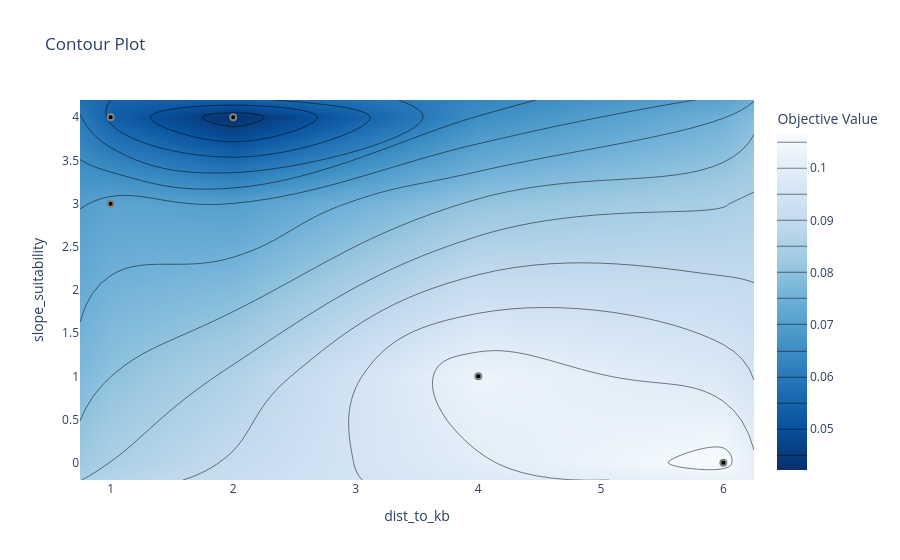

The notebook cell this image was saved under:
### Code cell
#optuna.visualization.plot_parallel_coordinate(study)
#optuna.visualization.plot_slice(study)
available_params = set()
for trial in study.trials:
    available_params.update(trial.params.keys())

optuna.visualization.plot_contour(study, params=['slope_suitability','dist_to_kb'])
#print(available_params)

### Figure 1 — Plotly figure (JSON) as saved in the notebook; plotly's stock layout.template omitted (floating-point values rounded to 4 significant figures)
{"data": [{"colorbar": {"title": {"text": "Objective Value"}}, "colorscale": [[0.0, "rgb(247,251,255)"], [0.125, "rgb(222,235,247)"], [0.25, "rgb(198,219,239)"], [0.375, "rgb(158,202,225)"], [0.5, "rgb(107,174,214)"], [0.625, "rgb(66,146,198)"], [0.75, "rgb(33,113,181)"], [0.875, "rgb(8,81,156)"], [1.0, "rgb(8,48,107)"]], "connectgaps": true, "contours": {"coloring": "heatmap"}, "hoverinfo": "none", "line": {"smoothing": 1.3}, "reversescale": true, "x": [0.75, 1, 2, 4, 6, 6.25], "y": [-0.2, 0, 1, 3, 4, 4.2], "z": [[null, null, null, null, null, null], [null, null, null, null, 0.1066, null], [null, null, null, 0.1032, null, null], [null, 0.07145, null, null, null, null], [null, 0.05381, 0.04205, null, null, null], [null, null, null, null, null, null]], "type": "contour"}, {"marker": {"color": "black", "line": {"color": "Gray", "width": 2.0}}, "mode": "markers", "name": "Feasible Trial", "showlegend": false, "x": [2, 6, 1, 1, 4], "y": [4, 0, 4, 3, 1], "type": "scatter"}, {"marker": {"color": "#cccccc", "line": {"color": "Gray", "width": 2.0}}, "mode": "markers", "name": "Infeasible Trial", "showlegend": false, "x": [], "y": [], "type": "scatter"}], "layout": {"title": {"text": "Contour Plot"}, "xaxis": {"title": {"text": "dist_to_kb"}, "range": [0.75, 6.25]}, "yaxis": {"title": {"text": "slope_suitability"}, "range": [-0.2, 4.2]}}}
